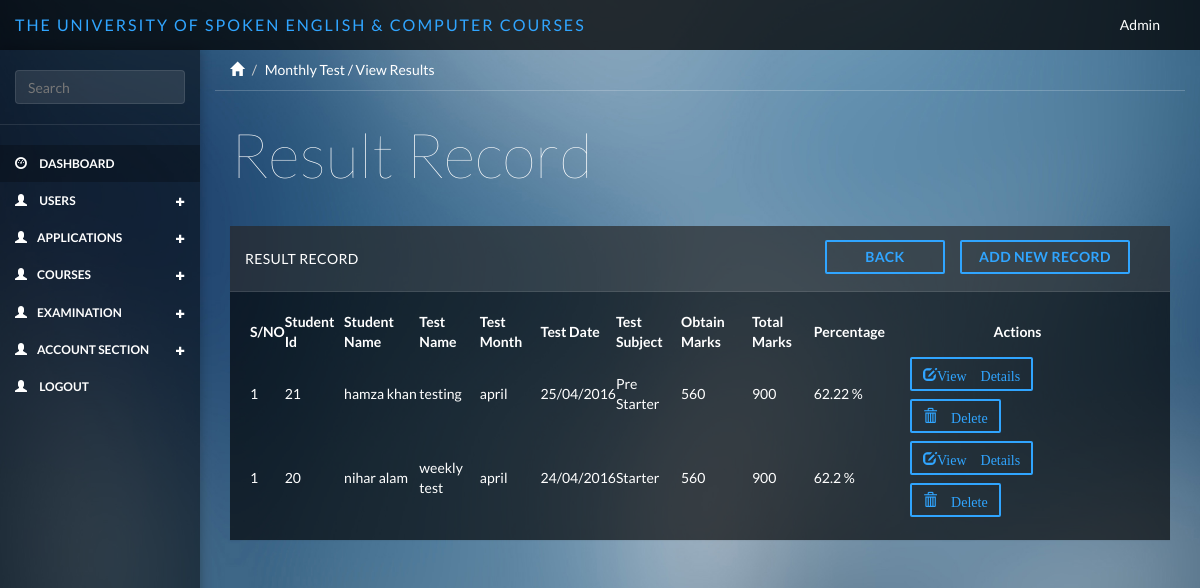
Before: /monthlytest/result_view with the older database file.
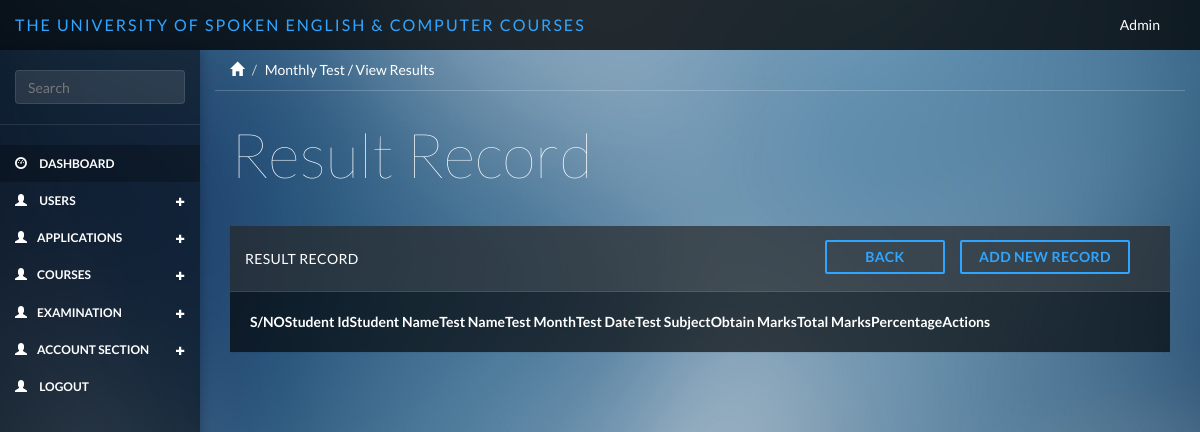
After: the same page with the newer database file.
### tables this page shows
CREATE TABLE IF NOT EXISTS `monthly_test` (
  `test_id` int(11) NOT NULL AUTO_INCREMENT,
  `fkstudent_id` int(11) NOT NULL,
  `test_name` varchar(255) NOT NULL,
  `test_month` varchar(255) NOT NULL,
  `test_date` varchar(255) NOT NULL,
  `test_subject` varchar(255) NOT NULL,
  `obtn_marks` varchar(255) NOT NULL,
  `totl_marks` varchar(255) NOT NULL,
  `percentage` varchar(255) NOT NULL,
  `created_at` varchar(255) NOT NULL,
  `updated_at` varchar(255) NOT NULL,
  PRIMARY KEY (`test_id`)
);

CREATE TABLE IF NOT EXISTS `users` (
  `u_id` int(11) NOT NULL AUTO_INCREMENT,
  `name` varchar(255) NOT NULL,
  `f_name` varchar(255) NOT NULL,
  `age` varchar(255) NOT NULL,
  `contact` varchar(255) NOT NULL,
  `country_id` varchar(255) NOT NULL,
  `province_id` varchar(255) NOT NULL,
  `city_id` varchar(255) NOT NULL,
  `address` varchar(255) NOT NULL,
  `email` varchar(255) NOT NULL,
  `password` varchar(500) NOT NULL,
  `role` varchar(255) NOT NULL,
  `description` varchar(255) NOT NULL,
  `created_at` varchar(255) NOT NULL,
  `updated_at` varchar(255) NOT NULL,
  `created_by` varchar(255) NOT NULL,
  PRIMARY KEY (`u_id`)
);

CREATE TABLE IF NOT EXISTS `course_sub_category` (
  `course_c_s_id` int(11) NOT NULL AUTO_INCREMENT,
  `fk_course_c_id` int(255) NOT NULL,
  `subject_title` varchar(255) NOT NULL,
  `subject_duration` varchar(255) NOT NULL,
  `subject_fee` varchar(255) NOT NULL,
  PRIMARY KEY (`course_c_s_id`)
);

### application/controllers/MonthlyTest.php (called while the page is built, shortened)
<?php
class MonthlyTest extends CI_Controller {
    public function result_view( $id = null )
    {
        $this->db->select('*');
        $this->db->from('monthly_test');
        $this->db->join('student', 'student.s_id = monthly_test.fkstudent_id');
        $this->db->join('users', 'users.u_id = student.fkuser_id');
        $this->db->join('course_sub_category', 'course_sub_category.course_c_s_id = monthly_test.test_subject');
        $query = $this->db->get();
        $result['result'] = $query->result();
        $this->load->view('include/header');
        $this->load->view('include/sidebar');
        $this->load->view('monthlytest/result_view',$result);
        $this->load->view('include/footer');
    }
}

### index.php (called while the page is built, shortened)
<?php
require_once BASEPATH.'core/CodeIgniter.php';

### application/views/monthlytest/result_view.php (the view)
<div class="col-sm-9 col-sm-offset-3 col-lg-10 col-lg-offset-2 main">
    <div class="row">
        <ol class="breadcrumb">
            <li><a href="#"><span class="glyphicon glyphicon-home"></span></a></li>
            <li class="active">Monthly Test / View Results</li>
        </ol>
    </div>
    <div class="row">
        <div class="col-lg-12">
            <h1 class="page-header">Result Record</h1>
        </div>
    </div>
    <div class="row">
        <div class="col-lg-12">
            <div class="panel panel-default">
                <div  class="panel-heading">Result Record
                     <a href="<?= site_url()?>admin/student_view" type="button" style="position: relative;width: 170px; " class="btn btn-primary btn-outline margin  pull-right"><b>Add New Record</b></a>
                     <a href="<?= site_url()?>admin/index" type="button" style="position: relative;width: 120px;left: 35px; " class="btn btn-primary btn-outline margin  pull-right"><b>Back</b></a>
                </div>
                <div class="panel-body">
                    <table data-toggle="table" data-show-refresh="true" data-search="true" data-select-item-name="toolbar1" data-pagination="true" data-sort-name="name" data-sort-order="desc">
                        <thead>
                        <tr>
                            <th  data-sortable="true"><b>S/NO</b></th>
                            <th  data-sortable="true"><b>Student Id</b></th>
                            <th  data-sortable="true"><b>Student Name</b></th>
                            <th  data-sortable="true"><b>Test Name</b></th>
                            <th  data-sortable="true"><b>Test Month</b></th>
                            <th  data-sortable="true"><b>Test Date</b></th>
                            <th  data-sortable="true"><b>Test Subject</b></th>
                            <th  data-sortable="true"><b>Obtain Marks</b></th>
                            <th  data-sortable="true"><b>Total Marks</b></th>
                            <th  data-sortable="true"><b>Percentage</b></th>
                            <th  colspan="2" class="text-center"><b>Actions</b></th>
                        </tr>
                        </thead>
                        <tbody>
                        <?php foreach($result as $array){?>
                        <tr>
                            <td>1</td>
                            <td><?=$array->fkstudent_id?></td>
                            <td><?=$array->name?></td>
                            <td><?=$array->test_name?></td>
                            <td><?=$array->test_month?></td>
                            <td><?=$array->test_date?></td>
                            <td><?=$array->subject_title?></td>
                            <td><?=$array->obtn_marks?></td>
                            <td><?=$array->totl_marks?></td>
                            <td><?=$array->percentage?><?php if('percentage' >= 0){ echo ' %';} ?></td>
                             <td>
                                <a href="<?= site_url()?>monthlytest/result_details/<?= $array->test_id ?>" type="button" class="btn btn-primary glyphicon glyphicon-edit btn-outline margin">View Details</a>
                                <a href="<?= site_url()?>monthlytest/result_delete/<?= $array->test_id ?>/<?= $array->fkstudent_id ?>" type="button" class="btn btn-primary glyphicon glyphicon-trash btn-outline margin"> Delete</a>
                            </td>
                        </tr>
                        <?php } ?>
                        </tbody>
                    </table>
                </div>
            </div>
        </div>
    </div>
</div>

Changed rows visible on the page:
removed monthly_test: fkstudent "21", users.name "hamza khan", test_name "testing", test_month "april", test_date "25/04/2016", course_sub_category.subject_title "Pre Starter", obtn_marks "560", totl_marks "900", percentage "62.22"
removed monthly_test: fkstudent "20", users.name "nihar alam", test_name "weekly test", test_month "april", test_date "24/04/2016", course_sub_category.subject_title "Starter", obtn_marks "560", totl_marks "900", percentage "62.2"
